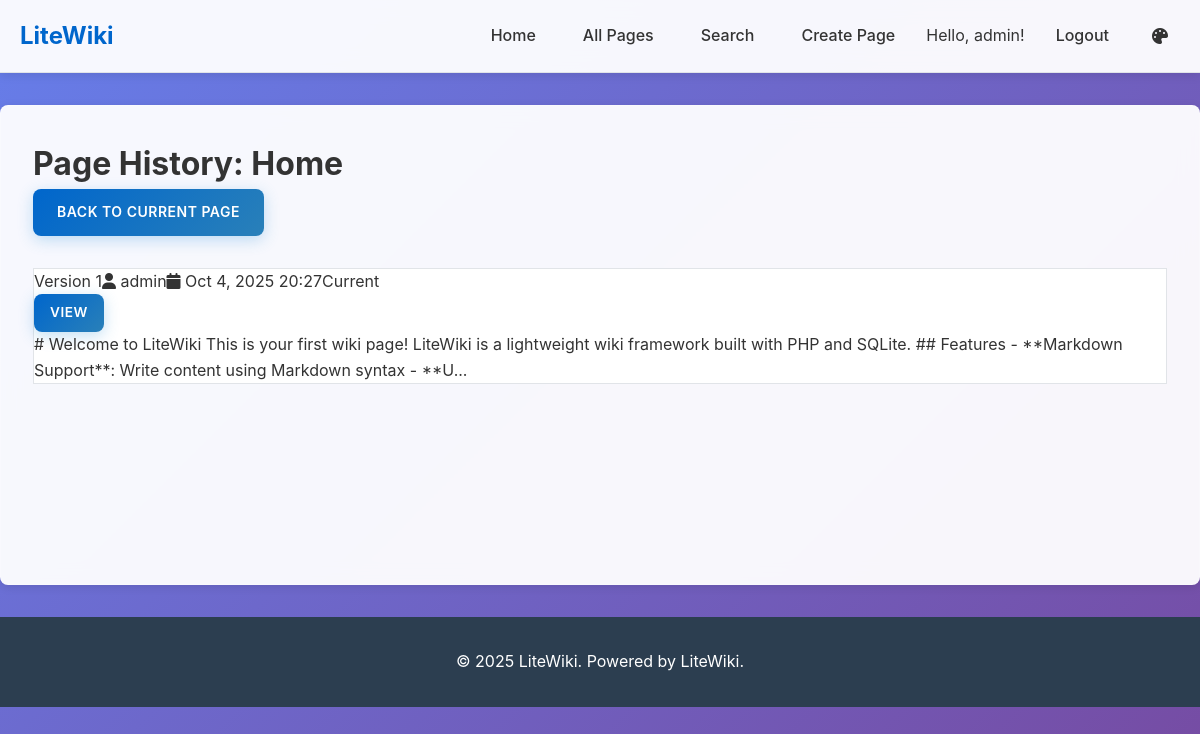
The app's page /?action=view&page=Home&revisions=1 (signed in) with its own data.
### tables this page shows
CREATE TABLE revisions (
                id INTEGER PRIMARY KEY AUTOINCREMENT,
                page_id INTEGER NOT NULL,
                content TEXT,
                author_id INTEGER,
                timestamp DATETIME DEFAULT CURRENT_TIMESTAMP,
                FOREIGN KEY (page_id) REFERENCES pages(id),
                FOREIGN KEY (author_id) REFERENCES users(id)
            );

CREATE TABLE pages (
                id INTEGER PRIMARY KEY AUTOINCREMENT,
                title TEXT UNIQUE NOT NULL,
                content TEXT,
                created_at DATETIME DEFAULT CURRENT_TIMESTAMP,
                updated_at DATETIME DEFAULT CURRENT_TIMESTAMP,
                created_by INTEGER,
                discoverable BOOLEAN DEFAULT 1,
                embedding BLOB,
                FOREIGN KEY (created_by) REFERENCES users(id)
            );

CREATE TABLE users (
                id INTEGER PRIMARY KEY AUTOINCREMENT,
                username TEXT UNIQUE NOT NULL,
                password_hash TEXT NOT NULL,
                role TEXT DEFAULT 'user',
                created_at DATETIME DEFAULT CURRENT_TIMESTAMP
            );

### core/wiki.php (called while the page is built, shortened)
<?php
require_once __DIR__ . '/db.php';
require_once __DIR__ . '/markdown.php';
class Wiki {
    private $db;
    private $markdown;
    public function __construct() {
        $config = include __DIR__ . '/config.php';
        $this->db = new Database($config['db_path']);
        $this->markdown = new MarkdownProcessor();
    }
    public function getPage($title): ?array {
        $page = $this->db->fetch("SELECT p.*, u.username as created_by FROM pages p LEFT JOIN users u ON p.created_by = u.id WHERE p.title = ?", [$title]);
        if ($page) {
            $page['rendered_content'] = $this->markdown->process($page['content']);
            $page['authors'] = $this->getAuthorsForPage($page['id']);
            return $page;
        }
        return null;
    }
    public function getRevisions($title) {
        $page = $this->getPage($title);
        return $this->db->fetchAll("SELECT r.*, u.username as author FROM revisions r LEFT JOIN users u ON r.author_id = u.id WHERE r.page_id = ? ORDER BY r.timestamp DESC", [$page['id']]);
    }
    public function getAuthorsForPage($pageId) {
        return $this->db->getAuthorsForPage($pageId);
    }
}
?>

### core/config.php (called while the page is built, shortened)
<?php
$config = [
    "site_title" => "LiteWiki",
    "site_description" => "A lightweight wiki framework",
    "base_url" => "http://localhost/litewiki",
    "logo_path" => "",
    "logo_width" => "40px",
    "logo_height" => "auto",
    "db_path" => __DIR__ . "/../storage/litewiki.db",
    "session_name" => "litewiki_session",
    "session_lifetime" => 3600 * 24 * 7,
    "api_key" => "test-api-key",
    "api_rate_limit" => 100,
    "markdown_extensions" => [
        "extra" => true,
        "footnotes" => true,
        "tables" => true,
        "task_lists" => true,
    ],
    "theme" => "minimal",
    "css_path" => "/css/style.css",
    "js_path" => "/js/main.js",
    "upload_path" => __DIR__ . "/../public/assets/",
    "max_upload_size" => 5 * 1024 * 1024,
    "allowed_extensions" => [
        "jpg",
        "jpeg",
        "png",
        "gif",
        "svg",
        "pdf",
        "txt",
        "md",
    ],
    "password_min_length" => 8,
    "csrf_token_name" => "csrf_token",
    "enable_search" => true,
    "enable_revisions" => true,
    "enable_api" => true,
    "enable_auth" => true,
    "mermaid_config" => [
        "theme" => "default",
        "startOnLoad" => true,
    ],
    "items_per_page" => 20,
];
return $config;
?>

### core/db.php (called while the page is built, shortened)
<?php
class Database
{
    private $pdo;
    private $dbPath;
    public function __construct($dbPath = __DIR__ . "/../storage/litewiki.db")
    {
        $this->dbPath = $dbPath;
    }
    private function connect()
    {
        try {
            $this->pdo = new PDO("sqlite:" . $this->dbPath);
            $this->pdo->setAttribute(PDO::ATTR_ERRMODE, PDO::ERRMODE_EXCEPTION);
            $this->pdo->setAttribute(
                PDO::ATTR_DEFAULT_FETCH_MODE,
                PDO::FETCH_ASSOC,
            );
        } catch (PDOException $e) {
            die("Database connection failed: " . $e->getMessage());
        }
    }
    private function initializeSchema()
    {
        $this->pdo->exec("
            CREATE TABLE IF NOT EXISTS users (
                id INTEGER PRIMARY KEY AUTOINCREMENT,
                username TEXT UNIQUE NOT NULL,
                password_hash TEXT NOT NULL,
                role TEXT DEFAULT 'user',
                created_at DATETIME DEFAULT CURRENT_TIMESTAMP
            );
            CREATE TABLE IF NOT EXISTS authors (
                id INTEGER PRIMARY KEY AUTOINCREMENT,
                name TEXT UNIQUE NOT NULL,
                created_at DATETIME DEFAULT CURRENT_TIMESTAMP
            );
            CREATE TABLE IF NOT EXISTS pages (
                id INTEGER PRIMARY KEY AUTOINCREMENT,
                title TEXT UNIQUE NOT NULL,
                content TEXT,
                created_at DATETIME DEFAULT CURRENT_TIMESTAMP,
                updated_at DATETIME DEFAULT CURRENT_TIMESTAMP,
                created_by INTEGER,
                discoverable BOOLEAN DEFAULT 1,
                embedding BLOB,
                FOREIGN KEY (created_by) REFERENCES users(id)
            );
            CREATE TABLE IF NOT EXISTS page_authors (
                id INTEGER PRIMARY KEY AUTOINCREMENT,
                page_id INTEGER NOT NULL,
                author_id INTEGER NOT NULL,
                created_at DATETIME DEFAULT CURRENT_TIMESTAMP,
                FOREIGN KEY (page_id) REFERENCES pages(id) ON DELETE CASCADE,
                FOREIGN KEY (author_id) REFERENCES authors(id) ON DELETE CASCADE,
                UNIQUE(page_id, author_id)
            );
            CREATE TABLE IF NOT EXISTS revisions (
                id INTEGER PRIMARY KEY AUTOINCREMENT,
                page_id INTEGER NOT NULL,
                content TEXT,
                author_id INTEGER,
                timestamp DATETIME DEFAULT CURRENT_TIMESTAMP,
                FOREIGN KEY (page_id) REFERENCES pages(id),
                FOREIGN KEY (author_id) REFERENCES users(id)
            );
            CREATE TABLE IF NOT EXISTS star (
                user_id INTEGER NOT NULL,
                page_id INTEGER NOT NULL,
                FOREIGN KEY (user_id) REFERENCES users(id),
                FOREIGN KEY (page_id) REFERENCES pages(id),
                PRIMARY KEY (user_id, page_id)
            );
            CREATE VIRTUAL TABLE IF NOT EXISTS pages_fts USING fts5(title, content);
        ");
    }
    private function initializeTagsSchema()
    {
        $this->pdo->exec("
            CREATE TABLE IF NOT EXISTS tags (
                id INTEGER PRIMARY KEY AUTOINCREMENT,
                name TEXT UNIQUE NOT NULL,
                created_at DATETIME DEFAULT CURRENT_TIMESTAMP
            );
            CREATE TABLE IF NOT EXISTS page_tags (
                id INTEGER PRIMARY KEY AUTOINCREMENT,
                page_id INTEGER NOT NULL,
                tag_id INTEGER NOT NULL,
                created_at DATETIME DEFAULT CURRENT_TIMESTAMP,
                FOREIGN KEY (page_id) REFERENCES pages(id) ON DELETE CASCADE,
                FOREIGN KEY (tag_id) REFERENCES tags(id) ON DELETE CASCADE,
                UNIQUE(page_id, tag_id)
            );
        ");
    }
    public function query($sql, $params = [])
    {
        $stmt = $this->pdo->prepare($sql);
        $stmt->execute($params);
        return $stmt;
    }
    public function fetchAll($sql, $params = [])
    {
        return $this->query($sql, $params)->fetchAll();
    }
    public function fetch($sql, $params = [])
    {
        return $this->query($sql, $params)->fetch();
    }
    public function getAuthorsForPage($pageId)
    {
        $sql = "SELECT a.id, a.name
                FROM authors a
                JOIN page_authors pa ON a.id = pa.author_id
                WHERE pa.page_id = ?
                ORDER BY a.name";
        return $this->fetchAll($sql, [$pageId]);
    }
}
?>

### core/markdown.php (called while the page is built, shortened)
<?php
class MarkdownProcessor {
    private $config;
    public function __construct() {
        $configData = include __DIR__ . '/config.php';
        $this->config = $configData;
    }
    public function process($markdown) {
        $markdown = $this->processMermaid($markdown);
        $markdown = $this->processCodeBlocks($markdown);
        $markdown = $this->processInternalLinks($markdown);
        $html = $this->convertToHtml($markdown);
        if ($this->config['markdown_extensions']['footnotes']) {
            $html = $this->processFootnotes($html);
        }
        if ($this->config['markdown_extensions']['task_lists']) {
            $html = $this->processTaskLists($html);
        }
        return $html;
    }
    private function processMermaid($markdown) {
        $pattern = '/```mermaid\s*\n(.*?)\n```/s';
        $replacement = '<div class="mermaid">$1</div>';
        return preg_replace($pattern, $replacement, $markdown);
    }
    private function processCodeBlocks($markdown) {
        $pattern = '/```(\w+)?\s*\n(.*?)\n```/s';
        $replacement = '<pre><code class="language-$1">$2</code></pre>';
        return preg_replace($pattern, $replacement, $markdown);
    }
    private function processInternalLinks($markdown) {
        $pattern = '/\[([^\]]+)\]\(([^)]+)\)/';
        $markdown = preg_replace_callback($pattern, function($matches) {
            $text = $matches[1];
            $url = $matches[2];
            if (preg_match('/^[a-zA-Z][a-zA-Z0-9+.-]*:\/\//', $url)) {
                return $matches[0];
            }
            if (preg_match('/^\/\?action=/', $url)) {
                return $matches[0];
            }
            return '[' . $text . '](/?action=view&page=' . urlencode($url) . ')';
        }, $markdown);
        return $markdown;
    }
    private function convertToHtml($markdown) {
        return $this->basicMarkdown($markdown);
    }
    private function basicMarkdown($markdown) {
        $html = htmlspecialchars($markdown, ENT_QUOTES, 'UTF-8');
        $html = preg_replace('/^### (.*)$/m', '<h3>$1</h3>', $html);
        $html = preg_replace('/^## (.*)$/m', '<h2>$1</h2>', $html);
        $html = preg_replace('/^# (.*)$/m', '<h1>$1</h1>', $html);
        $html = preg_replace('/\*\*(.*?)\*\*/', '<strong>$1</strong>', $html);
        $html = preg_replace('/\*(.*?)\*/', '<em>$1</em>', $html);
        $html = preg_replace('/\[([^\]]+)\]\(([^)]+)\)/', '<a href="$2">$1</a>', $html);
        $html = preg_replace('/^\* (.*)$/m', '<li>$1</li>', $html);
        $html = preg_replace('/(<li>.*<\/li>)/s', '<ul>$1</ul>', $html);
        $html = '<p>' . preg_replace('/\n\n/', '</p><p>', $html) . '</p>';
        return $html;
    }
    private function processFootnotes($html) {
        $footnotePattern = '/\[\^(\d+)\]:\s*(.*)/';
        $html = preg_replace($footnotePattern, '', $html);
        return $html;
    }
    private function processTaskLists($html) {
        $html = preg_replace('/- \[ \] (.*)/', '<li><input type="checkbox"> $1</li>', $html);
        $html = preg_replace('/- \[x\] (.*)/', '<li><input type="checkbox" checked> $1</li>', $html);
        return $html;
    }
}
?>

### public/index.php (the view, shortened to what this page needs)
<?php
require_once __DIR__ . "/../core/config.php";
require_once __DIR__ . "/../core/db.php";
require_once __DIR__ . "/../core/auth.php";
require_once __DIR__ . "/../core/markdown.php";
require_once __DIR__ . "/../core/wiki.php";
$config = include __DIR__ . "/../core/config.php";
$auth = new Auth();
$wiki = new Wiki();
$action = $_GET["action"] ?? "view";
$page = $_GET["page"] ?? "Home";
require_once __DIR__ . "/../templates/header.php";
switch ($action) {
    case "view":
        if (isset($_GET["revisions"])) {
            showRevisions($wiki, $auth, $page);
        } elseif (isset($_GET["revision"])) {
            showRevision($wiki, $_GET["revision"]);
        } else {
            showPage($wiki, $page);
        }
        break;
}
require_once __DIR__ . "/../templates/footer.php";
function showRevisions($wiki, $auth, $title)
{
    $revisions = $wiki->getRevisions($title);
    echo "<h1>Page History: " . htmlspecialchars($title) . "</h1>";
    echo '<p><a href="/?action=view&page=' .
        urlencode($title) .
        '" class="btn">Back to Current Page</a></p>';
    echo '<div class="revisions-list">';
    $count = count($revisions);
    foreach ($revisions as $index => $revision) {
        $isCurrent = $index === 0;
        $version = $count - $index;
        echo '<div class="revision-item' .
            ($isCurrent ? " current" : "") .
            '">';
        echo '<div class="revision-header">';
        echo '<div class="revision-meta">';
        echo '<span class="revision-version">Version ' . $version . "</span>";
        echo '<span class="revision-author"><i class="fas fa-user"></i> ' .
            htmlspecialchars($revision["author"]) .
            "</span>";
        echo '<span class="revision-date"><i class="fas fa-calendar"></i> ' .
            date("M j, Y H:i", strtotime($revision["timestamp"])) .
            "</span>";
        if ($isCurrent) {
            echo '<span class="revision-current">Current</span>';
        }
        echo "</div>";
        echo '<div class="revision-actions">';
        echo '<a href="/?action=view&page=' .
            urlencode($title) .
            "&revision=" .
            $revision["id"] .
            '" class="btn btn-sm">View</a>';
        echo "</div>";
        echo "</div>";
        $preview = substr(strip_tags($revision["content"]), 0, 200);
        if (strlen(strip_tags($revision["content"])) > 200) {
            $preview .= "...";
        }
        echo '<div class="revision-preview">' .
            htmlspecialchars($preview) .
            "</div>";
        echo "</div>";
    }
    echo "</div>";
}
?>

### public/css/style.css (style rules this page uses)
* { margin: 0; padding: 0; box-sizing: border-box; }
:root { --primary-color: #0066cc; --secondary-color: #ffffff; --accent-color: #e74c3c; --success-color: #27ae60; --warning-color: #f39c12; --light-bg: #f8f9fa; --dark-bg: #ffffff; --text-color: #333333; --text-light: #666666; --border-color: #e1e4e8; --shadow: 0 2px 10px rgba(0,0,0,0.1); --border-radius: 8px; --transition: all 0.3s ease; --logo-width: 40px; --logo-height: auto; --logo-margin: 12px; }
body { font-family: -apple-system, BlinkMacSystemFont, 'Segoe UI', Roboto, 'Helvetica Neue', Arial, sans-serif; line-height: 1.6; color: var(--text-color); background: linear-gradient(135deg, #667eea 0%, #764ba2 100%); min-height: 100vh; }
.btn { display: inline-flex; align-items: center; gap: 8px; padding: 12px 24px; background: linear-gradient(135deg, var(--primary-color), #2980b9); color: white; text-decoration: none; border-radius: var(--border-radius); border: none; cursor: pointer; transition: var(--transition); font-weight: 600; font-size: 14px; text-transform: uppercase; letter-spacing: 0.5px; box-shadow: 0 4px 15px rgba(52, 152, 219, 0.3); }
.btn-sm { padding: 0.5rem 1rem; font-size: 0.85rem; }
.revisions-list { margin-top: 2rem; }
.revision-item { background: white; border: 1px solid var(--border-color); border-radius: var( }

### public/css/theme-switcher.css (style rules this page uses)
body { position: relative; z-index: auto; }
nav, header, main, body > *, body > * * { position: relative; }

### records on screen
revisions: page "1", author.username "admin", timestamp "Oct 4, 2025 20:27", content "# Welcome to LiteWiki This is your first wiki page! LiteWiki is a lightweight wiki framework built with PHP and SQLite. ## Features - **Markdown Support**: Write content using Markdown syntax - **U..."

### other values on screen
$config["site_title"] "LiteWiki"
$auth->getCurrentUser()["username"] "admin"
$title "Home"
$config['site_title'] "LiteWiki"
